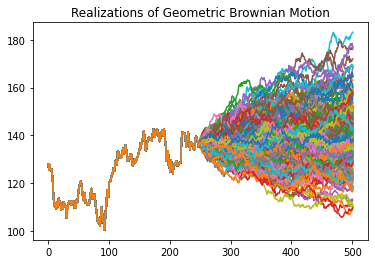

This figure's Python source:
#!/usr/bin/env python
# coding: utf-8

# In[1]:


# pip install pandas
import pandas as pd
import numpy as np


# ## step 1.1 - loading the historical data

# In[2]:


folder = r'M:\DEV\github__a_moscatelli\repositories\home\am-wiki-assets\equityaccumulator'+'\\'

hist_csv_filename = folder + 'JPM.csv'
summary = {}
verbose = False
charting = True


# *functions*

# In[3]:


def load_past(hist_csv_filename):
    histcolname='Date'
    filedateformat='%Y-%m-%d'
    #yh = pd.read_csv(hist_csv_filename)
    yh = pd.read_csv(
                    hist_csv_filename,
                    #parse_dates=[histcolname],
                    #date_parser=lambda x: datetime.strptime(x,filedateformat),
                    index_col=histcolname)
    yh = yh.rename(columns={'Adj Close': 'AdjClose'})
    return yh


# In[4]:


def print_summary():
    # https://stackoverflow.com/questions/18193205/list-comprehension-returning-values-plus-none-none-none-why
    devnull=[ print(kk,'=>',summary[kk]) for kk in summary.keys()] 


# *execution*

# In[5]:


yhz=load_past(hist_csv_filename)
yhz


# In[6]:


summary['hist_filename']=hist_csv_filename
summary['hist_shape']=yhz.shape
summary['hist_firstdt']=yhz.index[0]
summary['hist_lastdt']=yhz.index[-1]


# ## step 1.2 - profiling the historical data

# *functions*

# In[7]:


def add_columns(df,AdjClose):
    #AdjClose='AdjClose'
    df['LagAdjClose'] = df[AdjClose].shift(1)
    df['DailyLogRet'] = np.log(df[AdjClose]/df['LagAdjClose'])
    return df

def getstats(df,DailyLogRet):
    sigma = df[DailyLogRet].std()
    mu = df[DailyLogRet].mean()
    cnt = df[DailyLogRet].count()
    return {'sigma':sigma,'mu':mu,'dretCount':cnt}


# *execution*

# In[8]:


yh=add_columns(yhz,'AdjClose')


# In[9]:


yh.DailyLogRet.describe()


# In[10]:


yhs = getstats(yh,'DailyLogRet')
summary['hist_stats'] = yhs
yhs


# ## step 1.3 - computing the future price paths

# *functions*

# In[11]:


import matplotlib.pyplot as plt
#from scipy.stats import norm
import math


# In[12]:


from datetime import datetime


# In[13]:


# source: https://en.wikipedia.org/wiki/Geometric_Brownian_motion#Simulating_sample_paths

def get_futpath(drift,vol,n,lastclose):
    dt = 0.1
    x0 = lastclose
    #n = 252
    mu = drift
    sigma = vol
    sz=1
    x = np.exp(
        (mu - sigma ** 2 / 2) * dt
        +
        sigma * np.random.normal(0, np.sqrt(dt), size=(sz, n)).T
    )

    x = np.vstack([np.ones(sz), x])
    x = x0 * x.cumprod(axis=0)
    rp = x[:,0]
    df = pd.DataFrame({'AdjClose':rp},index=None) # , index=rows, columns=columns) # was px
    df=add_columns(df,'AdjClose')  # was px
    ss=getstats(df,'DailyLogRet')
    if verbose: print('path stats:',ss)
    delete_the_first = True # the first is the last of the provided historical prices
    xfut = rp
    assert len(xfut) == n+1
    
    if delete_the_first:
        xfut = np.delete(rp, 0) # xfut[0] is going to be = xpast[-1], hence this removal.    
    assert len(xfut) == n
    return xfut # rp

    #math.sqrt(250)


# *execution*

# In[14]:


random_seed = 1 
np.random.seed(random_seed)


# In[15]:


rpath = []
fullpath = []

noPaths = 252 # *2   # 1000
futprices = 252

summary['paths'] = noPaths
summary['hist_lastclose'] = yh.AdjClose.iloc[-1]

print('hist profile:',yhs)
lastclose = yh.AdjClose.iloc[-1]
summary['futprices'] = futprices
summary['exec_start_rand'] = datetime.now()
for ipath in range(noPaths):
    #print('ipath:',ipath)
    xpath=get_futpath(yhs['mu'],yhs['sigma'],futprices,lastclose)
    rpath.append(xpath)


# In[16]:


xpast = yh.AdjClose.values # = yh.AdjClose.to_numpy()
# building the hist+fut paths = the inputs of the pricer
for ipath in range(noPaths):
    xfut = rpath[ipath]
    full = np.concatenate([xpast,xfut])
    fullpath.append(full)


# In[17]:


if True:
    for ipath in range(noPaths):
        plt.plot(fullpath[ipath])
        plt.title("Realizations of Geometric Brownian Motion")
    #plt.show()


# ## step 2.1 - loading pricing specs

# In[18]:


import yaml  # pip install pyyaml
from datetime import datetime, timedelta


# *functions*

# In[19]:


def load_contract_spec(contract):
    with open(contract, 'r') as file:
        contract_spec = yaml.safe_load(file)
        if False:
            contract_spec['dates']['startdate'] = datetime.strptime(contract_spec['dates']['startdate'],   contract_spec['dates']['dateformat'])
            contract_spec['dates']['enddate']   = datetime.strptime(contract_spec['dates']['enddate'],     contract_spec['dates']['dateformat'])
        # 2022-07-08
            del contract_spec['dates']['dateformat']
        #print(contract_spec)
        return contract_spec


# *execution*

# In[20]:


contract = 'contract.yml'
contract_spec = load_contract_spec(folder + contract)
summary['contract_specs']='contract.yml'
summary['exec_start_simul'] = datetime.now()


# ## step 2.2 - prescriptive and pricing loop

# In[21]:


import math


# In[22]:


import statistics


# *functions*

# In[23]:


class Hdf:
    df = None
    def _dbg(self,trace):
        print('count of dates after','<'+trace+'>',':',self.df.shape[0])
    #def __init__(self):
        #self._dbg('init')
    
    def load_df(self,df):
        self.df = df
        
    def load_csv(self, hist_csv_filename,histcolname,filedateformat):
        self.df = pd.read_csv(
                    hist_csv_filename,
                    parse_dates=[histcolname],
                    date_parser=lambda x: datetime.strptime(x,filedateformat),
                    index_col=histcolname)
        self._dbg('init')
        # https://www.dataquest.io/blog/tutorial-time-series-analysis-with-pandas/ follows the same steps
        False and print(self.df.dtypes)

    def withSignal(self,colname,lambdasignal,activation):
        assert False
        assert activation in ['up','down']
        self.df[colname] = self.df.apply(lambda row: lambdasignal(row), axis=1).copy()
        fdf = self.df[self.df[colname]]
        if fdf.shape[0]>=0:
            activation_index = fdf.index[0]
            print('activation_index',activation_index)
            if activation=='up':
                self.df[colname] = self.df.apply(lambda row: row.name >= activation_index, axis=1).copy()
            if activation=='down':
                self.df[colname] = self.df.apply(lambda row: row.name <= activation_index, axis=1).copy()
        self._dbg(colname)
        return self


# In[24]:


def hist(field,date,dayoffset,hdf):
    #global hdf
    # historical data lookup - relative to T
    assert dayoffset <= 0
    # date is str
    #date_ = datetime.strptime(date,"%Y-%m-%d")
    #date2 = date + timedelta(days=dayoffset)	# may not be included in the df
    #print('hist:',date,field,dayoffset,date2)
    ret = hdf.df.shift(dayoffset).at[date,field]
    #print('shifted hist:',hdf.df.shift(dayoffset).loc[date])
    #ret = hdf.df.at[date2,field]
    #print('ret:',ret)
    if not ret: ret=0
    return ret


# In[25]:


#lastdate=yh.index[-1]
#lastdt=datetime.strptime(lastdate,"%Y-%m-%d")


def getnextdt(lastdt,considerPublicHolidays, useStrings):
    assert not considerPublicHolidays
    if useStrings:
        lastdt=datetime.strptime(lastdt,"%Y-%m-%d")
    dow_eur=lastdt.strftime("%a")
    #print(lastdt,dow_eur)
    offset=1
    if dow_eur=='Fri': offset=3
    if dow_eur=='Sat': offset=2
    
    lastdt = lastdt + timedelta(days=offset)
    if useStrings:
        return datetime.strftime(lastdt,"%Y-%m-%d")
    else:
        return lastdt




# In[26]:


def get_future_dates(lastdate,path):
    futdt = []
    curdt=lastdate
    futpathx=rpath[path]
    for px in futpathx:
        curdt=getnextdt(curdt,False,True)
        futdt.append(curdt)
        #print(px)
        #pass
    assert len(futdt) == len(rpath[path])
    return futdt


# In[27]:


def compute1_noncumul(hdf,contract_spec):
    
    #print(contract_spec['dates']['startdate'], contract_spec['dates']['enddate'])
    hdf.df['live'] = hdf.df.apply(lambda row:  contract_spec['dates']['startdate'] <= row.name <= contract_spec['dates']['enddate'], axis=1)
    hdf.df['KI'] = hdf.df.apply(lambda row:  row.live and eval(contract_spec['knock-in'],{'row':row}), axis=1).cummax()
    # the input of cummax is a df column having true when the KI condition is met. cummax() keeps confirming True in the future once met. cummax = carryover of True.
    hdf.df['KO'] = hdf.df.apply(lambda row:  row.KI and eval(contract_spec['knock-out'],{'row':row}), axis=1).cummax()
    hdf.df['accumulation'] = hdf.df['KI'] & ~hdf.df['KO']
    # bitwise is inside the KI zone and not inside the KO zone
    return hdf




# In[28]:


def compute2_cumul(hdf,contract_spec):

    hdf.df.insert(0, 'SN', range(0, 0 + len(hdf.df)))

    hdf.df['BQty']  = hdf.df.apply(lambda row: row.accumulation and eval(contract_spec['buy']['qty'],  {'row':row, 'math':math,'hist':hist,'H':hdf,'T':row.name,'BQ':BQ,'SQ':SQ}), axis=1)
    hdf.df['BAt']   = hdf.df.apply(lambda row: row.accumulation and eval(contract_spec['buy']['at'],   {'row':row, 'math':math,'hist':hist,'H':hdf,'T':row.name}), axis=1)
    hdf.df['BWhen'] = hdf.df.apply(lambda row: row.accumulation and eval(contract_spec['buy']['when'], {'row':row, 'math':math,'hist':hist,'H':hdf,'T':row.name}), axis=1)
    hdf.df['SQty']  = hdf.df.apply(lambda row: row.accumulation and eval(contract_spec['sell']['qty'], {'row':row, 'math':math,'hist':hist,'H':hdf,'T':row.name,'BQ':BQ,'SQ':SQ}), axis=1)
    hdf.df['SAt']   = hdf.df.apply(lambda row: row.accumulation and eval(contract_spec['sell']['at'],  {'row':row, 'math':math,'hist':hist,'H':hdf,'T':row.name}), axis=1)
    hdf.df['SWhen'] = hdf.df.apply(lambda row: row.accumulation and eval(contract_spec['sell']['when'],{'row':row, 'math':math,'hist':hist,'H':hdf,'T':row.name}), axis=1)
    #cashflow
    hdf.df['BCF']   = hdf.df.apply(lambda row: row.accumulation and row.BWhen and - (row.BQty * row.BAt),axis=1)
    hdf.df['SCF']   = hdf.df.apply(lambda row: row.accumulation and row.SWhen and + (row.SQty * row.SAt),axis=1)
    #cumul
    hdf.df['CumQty']= hdf.df.apply(lambda row: row.BWhen and row.BQty - row.SWhen and row.SQty , axis=1).cumsum()
    hdf.df['CumCF'] = hdf.df.apply(lambda row: row.BCF + row.SCF, axis=1).cumsum()
    return hdf



# In[29]:


def get_lastCumCF_array():
    lastCumCF_array = []
    for ipath in range(noPaths):
        #plt.plot(fullpath[ipath])
        #plt.title("Realizations of Geometric Brownian Motion")
        #plt.show()

        rpathx=rpath[ipath]
        if verbose: print('min/max/avg path px',min(rpathx),max(rpathx),statistics.mean(rpathx))
        futdf = pd.DataFrame({'AdjClose':rpathx},index=futdt)
        fulldf = pd.concat([yh,futdf])

        # simulate accumulation
        #del hdf0
        hdf0 = Hdf()
        hdf0.load_df(fulldf)
        hdf = compute1_noncumul(hdf0,contract_spec)
        accumulation_occurs = hdf.df.loc[hdf.df.accumulation].shape[0] > 0
        
        if accumulation_occurs:
            acc_a = hdf.df.loc[hdf.df.accumulation].head(1).index.values[0]
            acc_z = hdf.df.loc[hdf.df.accumulation].tail(1).index.values[0]
            if verbose: print('Accumulation','begins on:',acc_a,'ends on',acc_z) # .loc[hdf.df['accumulation']==True].idxmin())
            # .loc[hdf.df.accumulation==True].idxmax())
        else:
            if verbose: print('Accumulation begins/ends: NEVER')

        hdf = compute2_cumul(hdf,contract_spec)
        # hdf.df
        lastCumCF=hdf.df["CumCF"].iloc[-1]
        avgCumCF=hdf.df["CumCF"].mean()
        if verbose: print('ipath',ipath,'CumCF',lastCumCF,'avgCumCF',avgCumCF)
        lastCumCF_array.append(lastCumCF)

        if False:
            plt.plot(hdf.df["CumCF"]) #, df["Y"])
            plt.show()
    return lastCumCF_array


# *execution*

# In[30]:


assert max(True,False)==True and min(True,False)==False
# ... as a verification of any platform-dependent logic

lastdate=yh.index[-1]
futdt = get_future_dates(lastdate,0)
summary['fut_firstdt'] = futdt[0]
summary['fut_lastdt'] = futdt[-1]


# In[31]:


print_summary()


# In[32]:


prsdata = pd.DataFrame(None, columns = ["BQ", "SQ","P_Loss","MaxCumCF","MinCumCF"], index=None)
sample_histog_data = None
for prs in range(20):
    BQ = np.random.randint(1, 10) # (inclusive,exclusive)
    SQ = np.random.randint(1, 10) # (inclusive,exclusive)
    print('going to start pricing '+str(noPaths)+' paths with prescriptive scenario',prs,'BQ/SQ',(BQ,SQ),'time:',datetime.now().strftime('%Y-%m-%d-%H:%M:%S'))
    # MAP
    lastCumCF_array = get_lastCumCF_array()
    # REDUCE
    sample_histog_data = lastCumCF_array
    Ploss = len(list(filter(lambda cumcf: cumcf < 0, lastCumCF_array))) / len(lastCumCF_array)
    max_lastCumCF_array = max(lastCumCF_array)
    min_lastCumCF_array = min(lastCumCF_array)
    prsdata.loc[len(prsdata)] = [BQ, SQ, Ploss, max_lastCumCF_array, min_lastCumCF_array]


# In[33]:


summary['exec_end'] = datetime.now()


# In[34]:


if False:
    plt.hist(sample_histog_data, density=True, bins=30)
    plt.title("Distribution of Accounting P/L "+str(prs))
    None # to prevent non-required output


# In[35]:


print_summary()


# In[36]:


import json
devnull = contract_spec.pop('offline',None)
#ie print the contract specs excluding the 'offline' key
print(json.dumps(contract_spec, indent=4))


# In[37]:


prsdata


# ## contract parameters (Buyqty,SellQty) that resulted in the lowest Probability of Loss

# In[38]:


print(prsdata[prsdata.P_Loss == prsdata.P_Loss.min()])


# ### summary plot

# In[47]:


ax = prsdata.plot(kind='scatter',x='BQ',y='SQ',c='P_Loss',title='PLoss(BQ,SQ)')
ax.set(xlabel="buy qty", ylabel="sell qty")
None


# ## END
